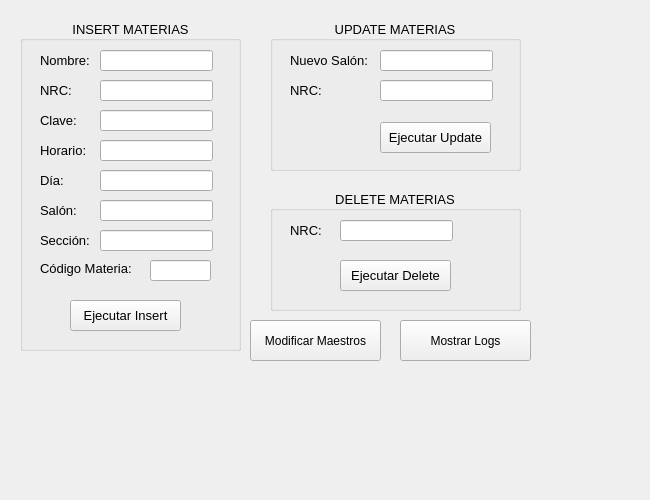
<?xml version="1.0" encoding="UTF-8"?>
<ui version="4.0">
 <class>adminForm</class>
 <widget class="QWidget" name="adminForm">
  <property name="geometry">
   <rect>
    <x>0</x>
    <y>0</y>
    <width>650</width>
    <height>500</height>
   </rect>
  </property>
  <property name="windowTitle">
   <string>Form</string>
  </property>
  <widget class="QStackedWidget" name="viewsAdmin">
   <property name="geometry">
    <rect>
     <x>10</x>
     <y>10</y>
     <width>631</width>
     <height>471</height>
    </rect>
   </property>
   <widget class="QWidget" name="page">
    <widget class="QGroupBox" name="groupBox">
     <property name="geometry">
      <rect>
       <x>10</x>
       <y>10</y>
       <width>221</width>
       <height>331</height>
      </rect>
     </property>
     <property name="font">
      <font>
       <pointsize>10</pointsize>
      </font>
     </property>
     <property name="title">
      <string>INSERT MATERIAS</string>
     </property>
     <property name="alignment">
      <set>Qt::AlignCenter</set>
     </property>
     <widget class="QLineEdit" name="sNameInsertLE">
      <property name="geometry">
       <rect>
        <x>80</x>
        <y>30</y>
        <width>113</width>
        <height>21</height>
       </rect>
      </property>
     </widget>
     <widget class="QLineEdit" name="sNrcInsertLE">
      <property name="geometry">
       <rect>
        <x>80</x>
        <y>60</y>
        <width>113</width>
        <height>21</height>
       </rect>
      </property>
     </widget>
     <widget class="QLineEdit" name="sCodeInsertLE">
      <property name="geometry">
       <rect>
        <x>80</x>
        <y>90</y>
        <width>113</width>
        <height>21</height>
       </rect>
      </property>
     </widget>
     <widget class="QLineEdit" name="sScheduleInsertLE">
      <property name="geometry">
       <rect>
        <x>80</x>
        <y>120</y>
        <width>113</width>
        <height>21</height>
       </rect>
      </property>
     </widget>
     <widget class="QLabel" name="subjectNameLabel">
      <property name="geometry">
       <rect>
        <x>20</x>
        <y>30</y>
        <width>61</width>
        <height>21</height>
       </rect>
      </property>
      <property name="text">
       <string>Nombre:</string>
      </property>
     </widget>
     <widget class="QLabel" name="subjectNrcLabel">
      <property name="geometry">
       <rect>
        <x>20</x>
        <y>60</y>
        <width>47</width>
        <height>21</height>
       </rect>
      </property>
      <property name="text">
       <string>NRC:</string>
      </property>
     </widget>
     <widget class="QLabel" name="subjectCodeLabel">
      <property name="geometry">
       <rect>
        <x>20</x>
        <y>90</y>
        <width>47</width>
        <height>21</height>
       </rect>
      </property>
      <property name="text">
       <string>Clave:</string>
      </property>
     </widget>
     <widget class="QLabel" name="subjectScheduleLabel">
      <property name="geometry">
       <rect>
        <x>20</x>
        <y>120</y>
        <width>51</width>
        <height>21</height>
       </rect>
      </property>
      <property name="text">
       <string>Horario:</string>
      </property>
     </widget>
     <widget class="QLineEdit" name="sDayInsertLE">
      <property name="geometry">
       <rect>
        <x>80</x>
        <y>150</y>
        <width>113</width>
        <height>21</height>
       </rect>
      </property>
     </widget>
     <widget class="QLineEdit" name="sSectionInsertLE">
      <property name="geometry">
       <rect>
        <x>80</x>
        <y>210</y>
        <width>113</width>
        <height>21</height>
       </rect>
      </property>
     </widget>
     <widget class="QPushButton" name="subjectInsertPB">
      <property name="geometry">
       <rect>
        <x>50</x>
        <y>280</y>
        <width>111</width>
        <height>31</height>
       </rect>
      </property>
      <property name="text">
       <string>Ejecutar Insert</string>
      </property>
     </widget>
     <widget class="QLabel" name="sDayLabel">
      <property name="geometry">
       <rect>
        <x>20</x>
        <y>150</y>
        <width>47</width>
        <height>21</height>
       </rect>
      </property>
      <property name="text">
       <string>Día:</string>
      </property>
     </widget>
     <widget class="QLabel" name="sSectionLabel">
      <property name="geometry">
       <rect>
        <x>20</x>
        <y>210</y>
        <width>51</width>
        <height>21</height>
       </rect>
      </property>
      <property name="text">
       <string>Sección:</string>
      </property>
     </widget>
     <widget class="QLineEdit" name="sCodeSubjectInsertLE">
      <property name="geometry">
       <rect>
        <x>130</x>
        <y>240</y>
        <width>61</width>
        <height>21</height>
       </rect>
      </property>
     </widget>
     <widget class="QLabel" name="sCodeSubjectLabel">
      <property name="geometry">
       <rect>
        <x>20</x>
        <y>240</y>
        <width>101</width>
        <height>16</height>
       </rect>
      </property>
      <property name="text">
       <string>Código Materia:</string>
      </property>
     </widget>
     <widget class="QLineEdit" name="sClassroomInsertLE">
      <property name="geometry">
       <rect>
        <x>80</x>
        <y>180</y>
        <width>113</width>
        <height>21</height>
       </rect>
      </property>
     </widget>
     <widget class="QLabel" name="subjectClassroomLabel">
      <property name="geometry">
       <rect>
        <x>20</x>
        <y>180</y>
        <width>47</width>
        <height>21</height>
       </rect>
      </property>
      <property name="text">
       <string>Salón:</string>
      </property>
     </widget>
    </widget>
    <widget class="QGroupBox" name="groupBox_3">
     <property name="geometry">
      <rect>
       <x>260</x>
       <y>180</y>
       <width>251</width>
       <height>121</height>
      </rect>
     </property>
     <property name="font">
      <font>
       <pointsize>10</pointsize>
      </font>
     </property>
     <property name="title">
      <string>DELETE MATERIAS</string>
     </property>
     <property name="alignment">
      <set>Qt::AlignCenter</set>
     </property>
     <widget class="QLineEdit" name="subjectNrcDeleteLE">
      <property name="geometry">
       <rect>
        <x>70</x>
        <y>30</y>
        <width>113</width>
        <height>21</height>
       </rect>
      </property>
     </widget>
     <widget class="QLabel" name="subjectNrcDeleteLabel">
      <property name="geometry">
       <rect>
        <x>20</x>
        <y>30</y>
        <width>41</width>
        <height>21</height>
       </rect>
      </property>
      <property name="text">
       <string>NRC:</string>
      </property>
     </widget>
     <widget class="QPushButton" name="subjectDeletePB">
      <property name="geometry">
       <rect>
        <x>70</x>
        <y>70</y>
        <width>111</width>
        <height>31</height>
       </rect>
      </property>
      <property name="text">
       <string>Ejecutar Delete</string>
      </property>
     </widget>
    </widget>
    <widget class="QPushButton" name="modifyTableTeacherPB">
     <property name="geometry">
      <rect>
       <x>240</x>
       <y>310</y>
       <width>131</width>
       <height>41</height>
      </rect>
     </property>
     <property name="text">
      <string>Modificar Maestros</string>
     </property>
    </widget>
    <widget class="QGroupBox" name="groupBox_2">
     <property name="geometry">
      <rect>
       <x>260</x>
       <y>10</y>
       <width>251</width>
       <height>151</height>
      </rect>
     </property>
     <property name="font">
      <font>
       <pointsize>10</pointsize>
      </font>
     </property>
     <property name="title">
      <string>UPDATE MATERIAS</string>
     </property>
     <property name="alignment">
      <set>Qt::AlignCenter</set>
     </property>
     <widget class="QLineEdit" name="subjectSetDataLE">
      <property name="geometry">
       <rect>
        <x>110</x>
        <y>30</y>
        <width>113</width>
        <height>21</height>
       </rect>
      </property>
     </widget>
     <widget class="QLineEdit" name="subjectWhereDataLE">
      <property name="geometry">
       <rect>
        <x>110</x>
        <y>60</y>
        <width>113</width>
        <height>21</height>
       </rect>
      </property>
     </widget>
     <widget class="QLabel" name="subjectSetLabel">
      <property name="geometry">
       <rect>
        <x>20</x>
        <y>30</y>
        <width>81</width>
        <height>21</height>
       </rect>
      </property>
      <property name="text">
       <string>Nuevo Salón:</string>
      </property>
     </widget>
     <widget class="QLabel" name="subjectWhereLabel">
      <property name="geometry">
       <rect>
        <x>20</x>
        <y>60</y>
        <width>41</width>
        <height>21</height>
       </rect>
      </property>
      <property name="text">
       <string>NRC:</string>
      </property>
     </widget>
     <widget class="QPushButton" name="subjectUpdatePB">
      <property name="geometry">
       <rect>
        <x>110</x>
        <y>102</y>
        <width>111</width>
        <height>31</height>
       </rect>
      </property>
      <property name="text">
       <string>Ejecutar Update</string>
      </property>
     </widget>
    </widget>
    <widget class="QPushButton" name="subjectDisplayLogPB">
     <property name="geometry">
      <rect>
       <x>390</x>
       <y>310</y>
       <width>131</width>
       <height>41</height>
      </rect>
     </property>
     <property name="text">
      <string>Mostrar Logs</string>
     </property>
    </widget>
   </widget>
   <widget class="QWidget" name="page_2">
    <widget class="QGroupBox" name="groupBox_4">
     <property name="geometry">
      <rect>
       <x>10</x>
       <y>10</y>
       <width>231</width>
       <height>211</height>
      </rect>
     </property>
     <property name="font">
      <font>
       <pointsize>10</pointsize>
      </font>
     </property>
     <property name="title">
      <string>INSERT MAESTROS</string>
     </property>
     <property name="alignment">
      <set>Qt::AlignCenter</set>
     </property>
     <widget class="QLineEdit" name="teacherIDLE">
      <property name="geometry">
       <rect>
        <x>90</x>
        <y>30</y>
        <width>113</width>
        <height>21</height>
       </rect>
      </property>
     </widget>
     <widget class="QLineEdit" name="teacherNameLE">
      <property name="geometry">
       <rect>
        <x>90</x>
        <y>60</y>
        <width>113</width>
        <height>21</height>
       </rect>
      </property>
     </widget>
     <widget class="QLineEdit" name="teacherLastNameLE">
      <property name="geometry">
       <rect>
        <x>90</x>
        <y>90</y>
        <width>113</width>
        <height>21</height>
       </rect>
      </property>
     </widget>
     <widget class="QLineEdit" name="teacherCodeSubjectLE">
      <property name="geometry">
       <rect>
        <x>130</x>
        <y>120</y>
        <width>71</width>
        <height>21</height>
       </rect>
      </property>
     </widget>
     <widget class="QLabel" name="teacherIDLabel">
      <property name="geometry">
       <rect>
        <x>20</x>
        <y>30</y>
        <width>61</width>
        <height>21</height>
       </rect>
      </property>
      <property name="text">
       <string>ID:</string>
      </property>
     </widget>
     <widget class="QLabel" name="teacherNameLabel">
      <property name="geometry">
       <rect>
        <x>20</x>
        <y>60</y>
        <width>47</width>
        <height>21</height>
       </rect>
      </property>
      <property name="text">
       <string>Nombre:</string>
      </property>
     </widget>
     <widget class="QLabel" name="teacherLastNameLabel">
      <property name="geometry">
       <rect>
        <x>20</x>
        <y>90</y>
        <width>61</width>
        <height>21</height>
       </rect>
      </property>
      <property name="text">
       <string>Apellidos:</string>
      </property>
     </widget>
     <widget class="QLabel" name="teacherCodeSubjectLabel">
      <property name="geometry">
       <rect>
        <x>20</x>
        <y>120</y>
        <width>91</width>
        <height>21</height>
       </rect>
      </property>
      <property name="text">
       <string>Código Materia:</string>
      </property>
     </widget>
     <widget class="QPushButton" name="teacherInsertPB">
      <property name="geometry">
       <rect>
        <x>60</x>
        <y>160</y>
        <width>111</width>
        <height>31</height>
       </rect>
      </property>
      <property name="text">
       <string>Ejecutar Insert</string>
      </property>
     </widget>
    </widget>
    <widget class="QGroupBox" name="groupBox_5">
     <property name="geometry">
      <rect>
       <x>270</x>
       <y>10</y>
       <width>251</width>
       <height>151</height>
      </rect>
     </property>
     <property name="font">
      <font>
       <pointsize>10</pointsize>
      </font>
     </property>
     <property name="title">
      <string>UPDATE MAESTROS</string>
     </property>
     <property name="alignment">
      <set>Qt::AlignCenter</set>
     </property>
     <widget class="QLineEdit" name="teacherCodeSubjectUpdateLE">
      <property name="geometry">
       <rect>
        <x>132</x>
        <y>30</y>
        <width>91</width>
        <height>21</height>
       </rect>
      </property>
     </widget>
     <widget class="QLineEdit" name="teacherIdUpdateLE">
      <property name="geometry">
       <rect>
        <x>110</x>
        <y>60</y>
        <width>113</width>
        <height>21</height>
       </rect>
      </property>
     </widget>
     <widget class="QLabel" name="teacherCodeSubjectUpdateLabel">
      <property name="geometry">
       <rect>
        <x>20</x>
        <y>30</y>
        <width>101</width>
        <height>21</height>
       </rect>
      </property>
      <property name="text">
       <string>Código Materia:</string>
      </property>
     </widget>
     <widget class="QLabel" name="teacherIdUpdateLabel">
      <property name="geometry">
       <rect>
        <x>20</x>
        <y>60</y>
        <width>41</width>
        <height>21</height>
       </rect>
      </property>
      <property name="text">
       <string>ID:</string>
      </property>
     </widget>
     <widget class="QPushButton" name="teacherUpdatePB">
      <property name="geometry">
       <rect>
        <x>70</x>
        <y>100</y>
        <width>111</width>
        <height>31</height>
       </rect>
      </property>
      <property name="text">
       <string>Ejecutar Update</string>
      </property>
     </widget>
    </widget>
    <widget class="QGroupBox" name="groupBox_6">
     <property name="geometry">
      <rect>
       <x>270</x>
       <y>180</y>
       <width>251</width>
       <height>121</height>
      </rect>
     </property>
     <property name="font">
      <font>
       <pointsize>10</pointsize>
      </font>
     </property>
     <property name="title">
      <string>DELETE MAESTROS</string>
     </property>
     <property name="alignment">
      <set>Qt::AlignCenter</set>
     </property>
     <widget class="QLineEdit" name="teacherIdDeleteLE">
      <property name="geometry">
       <rect>
        <x>70</x>
        <y>30</y>
        <width>113</width>
        <height>21</height>
       </rect>
      </property>
     </widget>
     <widget class="QLabel" name="teacherIdDeleteLabel">
      <property name="geometry">
       <rect>
        <x>20</x>
        <y>30</y>
        <width>41</width>
        <height>21</height>
       </rect>
      </property>
      <property name="text">
       <string>ID:</string>
      </property>
     </widget>
     <widget class="QPushButton" name="teacherDeletePB">
      <property name="geometry">
       <rect>
        <x>70</x>
        <y>70</y>
        <width>111</width>
        <height>31</height>
       </rect>
      </property>
      <property name="text">
       <string>Ejecutar Delete</string>
      </property>
     </widget>
    </widget>
    <widget class="QPushButton" name="modifyTableSubjectPB">
     <property name="geometry">
      <rect>
       <x>10</x>
       <y>240</y>
       <width>131</width>
       <height>41</height>
      </rect>
     </property>
     <property name="text">
      <string>Modificar Materias</string>
     </property>
    </widget>
    <widget class="QPushButton" name="teacherDisplayLogPB">
     <property name="geometry">
      <rect>
       <x>10</x>
       <y>300</y>
       <width>131</width>
       <height>41</height>
      </rect>
     </property>
     <property name="text">
      <string>Mostrar Logs</string>
     </property>
    </widget>
   </widget>
   <widget class="QWidget" name="page_3">
    <widget class="QTableView" name="logTableView">
     <property name="geometry">
      <rect>
       <x>10</x>
       <y>30</y>
       <width>591</width>
       <height>181</height>
      </rect>
     </property>
    </widget>
    <widget class="QPushButton" name="displayTeacherLogPB">
     <property name="geometry">
      <rect>
       <x>10</x>
       <y>230</y>
       <width>171</width>
       <height>41</height>
      </rect>
     </property>
     <property name="text">
      <string>Logs Actualizaciones Maestros</string>
     </property>
    </widget>
    <widget class="QPushButton" name="displaySubjectLogPB">
     <property name="geometry">
      <rect>
       <x>190</x>
       <y>230</y>
       <width>171</width>
       <height>41</height>
      </rect>
     </property>
     <property name="text">
      <string>Logs Actualizaciones Materias</string>
     </property>
    </widget>
    <widget class="QPushButton" name="modifySubjectLogPB">
     <property name="geometry">
      <rect>
       <x>170</x>
       <y>280</y>
       <width>131</width>
       <height>41</height>
      </rect>
     </property>
     <property name="text">
      <string>Modificar Materias</string>
     </property>
    </widget>
    <widget class="QPushButton" name="modifyTeacherLogPB">
     <property name="geometry">
      <rect>
       <x>310</x>
       <y>280</y>
       <width>131</width>
       <height>41</height>
      </rect>
     </property>
     <property name="text">
      <string>Modificar Maestros</string>
     </property>
    </widget>
    <widget class="QPushButton" name="deleteSubjectLogPB">
     <property name="geometry">
      <rect>
       <x>370</x>
       <y>230</y>
       <width>151</width>
       <height>41</height>
      </rect>
     </property>
     <property name="text">
      <string>Logs Eliminaciones Materias</string>
     </property>
    </widget>
    <widget class="QPushButton" name="resetLogsPB">
     <property name="geometry">
      <rect>
       <x>450</x>
       <y>280</y>
       <width>151</width>
       <height>41</height>
      </rect>
     </property>
     <property name="text">
      <string>Reiniciar Tabla</string>
     </property>
    </widget>
    <widget class="QPushButton" name="deletLogTeacherPB">
     <property name="geometry">
      <rect>
       <x>10</x>
       <y>280</y>
       <width>151</width>
       <height>41</height>
      </rect>
     </property>
     <property name="text">
      <string>Logs Eliminaciones Maestros</string>
     </property>
    </widget>
   </widget>
  </widget>
 </widget>
 <resources/>
 <connections/>
</ui>
